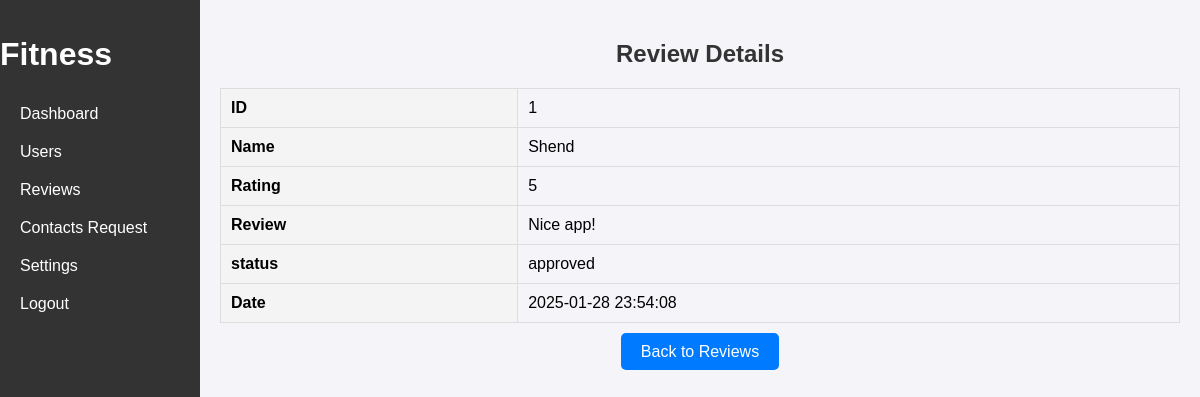
Page /login/review.php?id=1 (signed in) on the committed database.
### tables this page shows
CREATE TABLE `reviews` (
  `id` int(11) NOT NULL,
  `rating` int(11) NOT NULL CHECK (`rating` between 1 and 5),
  `name` varchar(255) NOT NULL,
  `review` text NOT NULL,
  `status` varchar(255) NOT NULL,
  `created_at` timestamp NOT NULL DEFAULT current_timestamp()
);

### login/review.php (the view, shortened to what this page needs)
<?php
    $servername = "localhost";
    $username = "root";
    $password = "";
    $dbname = "fitness_app";
    $conn = new mysqli($servername, $username, $password, $dbname);
    $id = isset($_GET['id']) ? intval($_GET['id']) : 0;
    $sql = "SELECT * FROM reviews WHERE id = $id";
    $result = $conn->query($sql);
    $review = $result->fetch_assoc();
    ?>
	<!DOCTYPE html>
<html lang="en">
<head>
</head>
<body>
<?php include 'sidebar.php'?>
    <div class="content">
    <div class="container">
        <h2>Review Details</h2>
        <table>
            <tr>
                <th>ID</th>
                <td><?php echo $review['id']; ?></td>
            </tr>
            <tr>
                <th>Name</th>
                <td><?php echo htmlspecialchars($review['name']); ?></td>
            </tr>
            <tr>
                <th>Rating</th>
                <td><?php echo htmlspecialchars($review['rating']); ?></td>
            </tr>
            <tr>
                <th>Review</th>
                <td><?php echo $review['review']; ?></td>
            </tr>
            <tr>
                <th>status</th>
                <td><?php echo $review['status']; ?> </td>
            </tr>
            <tr>
                <th>Date</th>
                <td><?php echo $review['created_at']; ?> </td>
            </tr>
        </table>
        <div class="back-button">
            <a href="reviews.php">Back to Reviews</a>
        </div>
    </div>
	</div>
</body>
</html>

### login/review.php (style rules this page uses)
body { font-family: Arial, sans-serif; background-color: #f4f4f9; margin: 0; padding: 0; display: flex; }
.content { margin-left: 200px; padding: 20px; flex-grow: 1; }
h2 { text-align: center; color: #333; }
table { width: 100%; border-collapse: collapse; margin-top: 20px; }
table, th, td { border: 1px solid #ddd; }
th, td { padding: 10px; text-align: left; }
th { background-color: #f4f4f4; }
.back-button { display: block; margin: 20px 0; text-align: center; }
.back-button a { text-decoration: none; padding: 10px 20px; background-color: #007bff; color: #fff; border-radius: 5px; }

### rows in the picture
reviews: id "1", name "Shend", rating "5", review "Nice app!", status "approved", created_at "2025-01-28 23:54:08"
